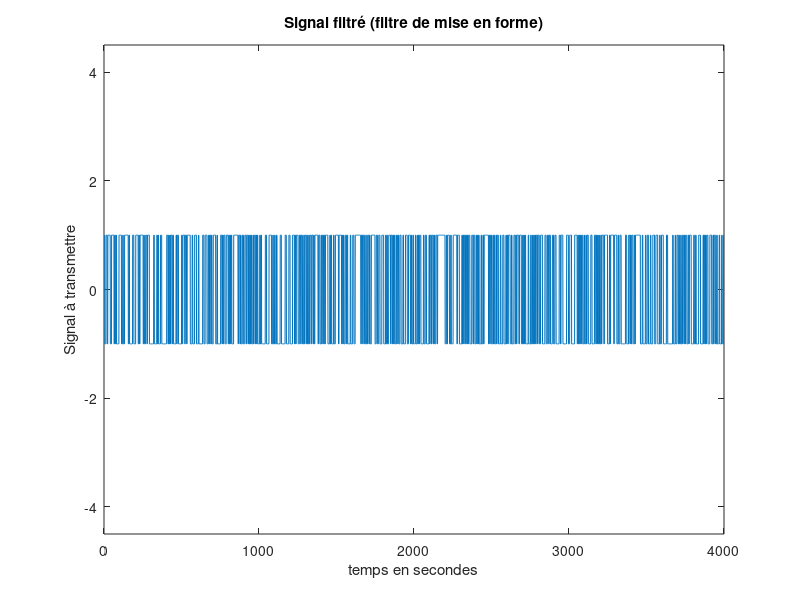
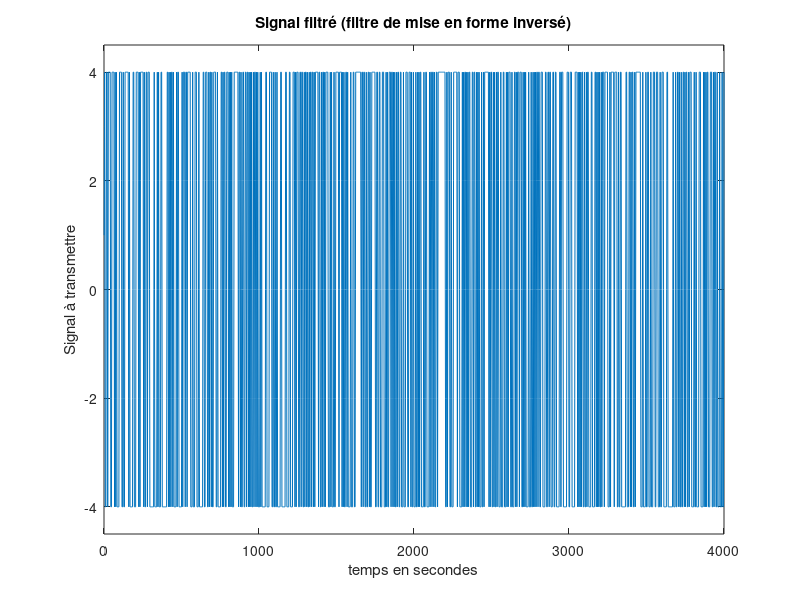
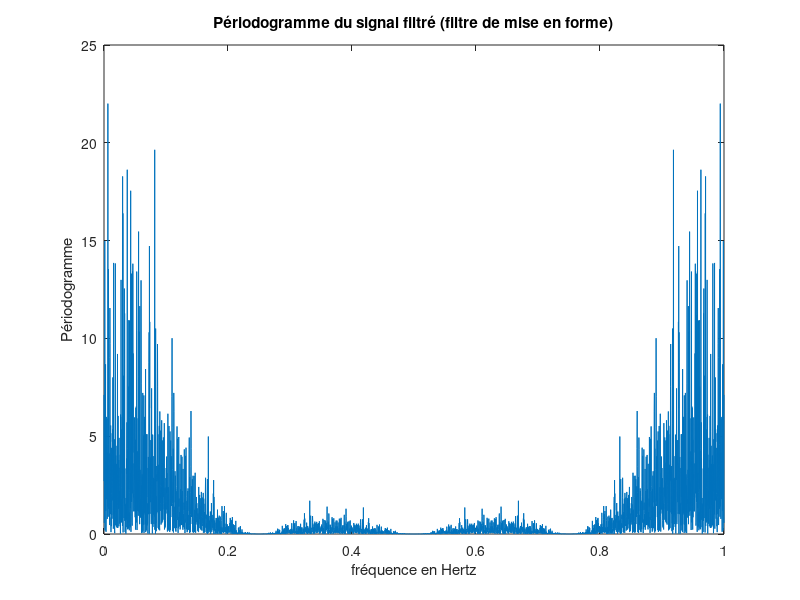
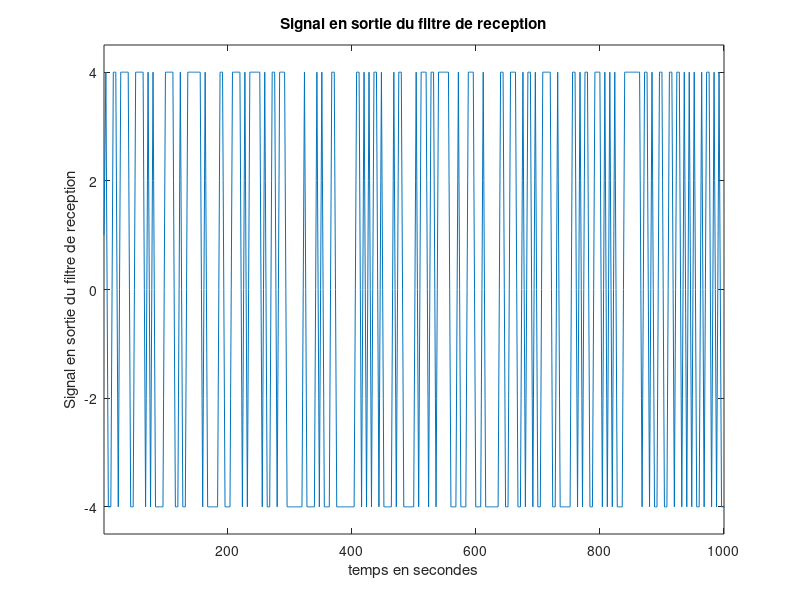

MATLAB code to generate these figures, in order:
clear all;
close all;
clc;

%% Implantation de la chaîne sans bruit
% Générer la suite de bits/ symboles
nb_bits = 1000;
bits = randi([0,1], 1, nb_bits);
symboles = 2*bits - 1; %pour avoir des 1 et des -1 au lieu des 1 et des 0
Ns = 4; % car on veut Ts = Ns * Te = 4
suite_de_dirac = kron(symboles, [1, zeros(1, Ns-1)]);

% Filtre de mise en forme
h = ones(1, Ns);

% Signal filtré et tracé
x = filter(h, 1, suite_de_dirac);
%x = conv(h, suite_de_dirac, 'same');
figure();
plot(x);
axis([0 length(x) -4.5 4.5]);
title("Signal filtré (filtre de mise en forme)");
xlabel("temps en secondes");
ylabel("Signal à transmettre");

hr = fliplr(h); % "inverse" le signal
z = filter(hr, 1, x);
figure();
plot(z);
title("Signal filtré (filtre de mise en forme inversé)");
xlabel("temps en secondes");
ylabel("Signal à transmettre");
axis([0 length(x) -4.5 4.5]); %axis([minx maxx miny maxy]

% Densité spectrale de puissance
dsp = (1/length(x)).*abs(fft(x).*fft(x));
Te = 1;
figure();
plot(linspace(0,1/Te, length(dsp)), dsp);
title("Périodogramme du signal filtré (filtre de mise en forme)");
xlabel("fréquence en Hertz");
ylabel("Périodogramme");

%% Deuxième question
% Signal en sortie du filtre de reception
x_r = filter(h, 1, x);
%x_r = conv(h, x, 'same');
figure;
plot(x_r);
axis([1 length(bits) -4.5 4.5]);
title("Signal en sortie du filtre de reception");
xlabel("temps en secondes");
ylabel("Signal en sortie du filtre de reception");

% Diagramme de l'oeil
Ts = Ns * Te;
oeil = reshape(x_r, Ns, length(x_r)/Ns); %  length(x)/Ns = nombre de colonnes de Ns valeurs
figure;
plot(oeil); % superpose les différentes colonnes
axis([1 Ts (-Ns-1) (Ns+1)]);
title("Diagramme de l'oeil en sortie du filtre de reception");
xlabel("Temps en secondes");
ylabel("Diagramme de l'oeil");

%% Calcul du TEB
% Calcul TES
signal_echantillonne = x_r(Ns:Ns:end); % commnce à t0 = Ts = Ns, pas de Ns (t0 + l*Ts = t0 + l*Ns)jusqu'à la fin
symboles_decides = sign(signal_echantillonne); % seuil à 0
TES = length(find(symboles_decides ~= symboles))/length(symboles); % cherche les symboles pour lesquels la décision est différente du vrai symbole/ nbre de bits 
% % Avec un autre échantillonnage
% signal_echantillonne = x_r(Ns/2:Ns:end);
% symboles_decides = sign(signal_echantillonne);  
% TES = length(find(symboles_decides ~= symboles))/length(symboles);

% TES
Eb_N0_dB = 0;
Px = mean(abs(x.*x));
sigma_n_carre= Px * Ns/ (2*log2(2)*10^((Eb_N0_dB)/10));
bruit = sqrt(sigma_n_carre) .* randn(1, length(x));
y = x + bruit;
signal_echantillonne = x_r(Ns:Ns:end);
symboles_decides = sign(signal_echantillonne);
TES = length(find(symboles_decides ~= symboles))/length(symboles);

% TEB
bits_decides = (symboles_decides + 1) / 2;
TEB = length(find(bits_decides ~= bits))/length(bits) % le TEB est bien nul

Eb_N0_dB = [0:0.5:6];
Eb_N0 = 10.^(Eb_N0_dB/10);
TEB_m = zeros(1, length(Eb_N0_dB));
TEB_th = zeros(1, length(Eb_N0_dB));
Px = mean(abs(x.*x));
%Px = mean(abs(x).^2);

t0 = Ts;

M = 2;

for i = 1:length(Eb_N0_dB)
    sigma_n_carre= Px * Ns/ (2*log2(M)*Eb_N0(1,i));
    bruit = sqrt(sigma_n_carre) .* randn(1, length(x));
    y = x + bruit;
    x_r = filter(h, 1, y);
    signal_echantillonne = x_r(t0:Ts:end);
    symboles_decides = sign(signal_echantillonne);
    bits_decides = (symboles_decides + 1) / 2;
    TEB_th(1,i) = qfunc(sqrt(2 * Eb_N0(1,i)));
    TEB_m(1, i) = length(find(bits_decides ~= bits))/length(bits);
end
figure();
semilogy(Eb_N0_dB, TEB_m);
hold on;
semilogy(Eb_N0_dB, TEB_th);
legend('TEB simulé', 'TEB théorique');
title("Comparaison entre le TEB simulé et le TEB théorique");
xlabel("Eb/N0 en dB");
ylabel("TEB");